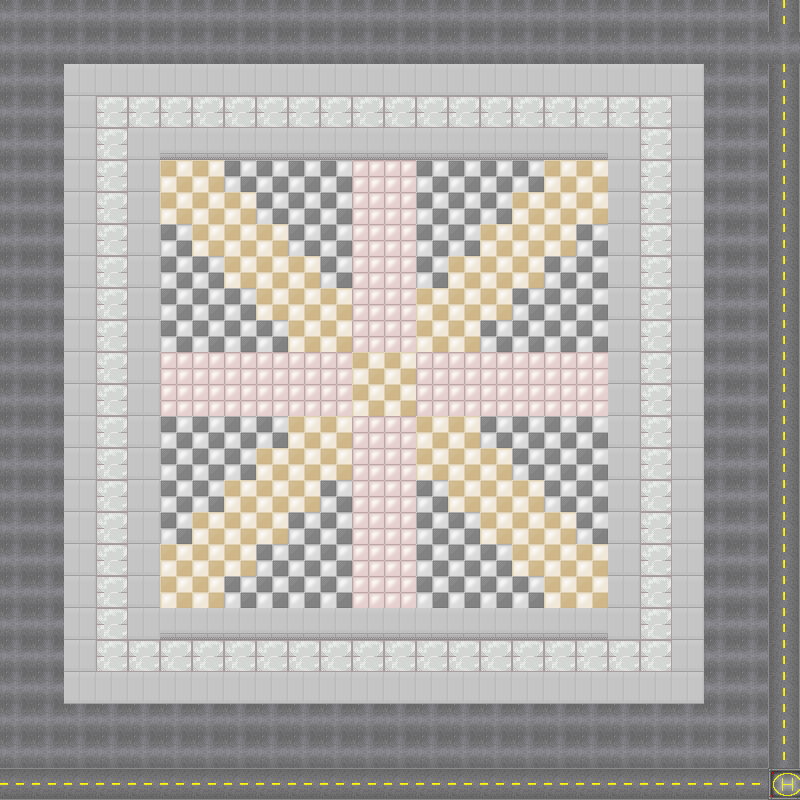

This is a level from a 2D game, rendered from its Tiled map with the project's own tilesets. A one-line summary and the complete map file follow:
An orthogonal 25x25 tile map with 32x32 px tiles, 1 tile layer (Tile Layer 1).

<map version="1.0" orientation="orthogonal" renderorder="right-down" width="25" height="25" tilewidth="32" tileheight="32" nextobjectid="1">
 <tileset firstgid="1" name="tileset" tilewidth="32" tileheight="32" tilecount="345" columns="15">
  <image source="tileset.png" width="480" height="736" />
 </tileset>
 <layer name="Tile Layer 1" width="25" height="25">
  <data encoding="csv">
277,277,277,277,277,277,277,277,277,277,277,277,277,277,277,277,277,277,277,277,277,277,277,277,272,
277,277,277,277,277,277,277,277,277,277,277,277,277,277,277,277,277,277,277,277,277,277,277,277,277,
277,277,11,11,11,11,11,11,11,11,11,11,11,11,11,11,11,11,11,11,11,11,277,277,272,
277,277,11,6,6,6,6,6,6,6,6,6,6,6,6,6,6,6,6,6,6,11,277,277,272,
277,277,11,6,11,10,10,10,10,10,10,10,10,10,10,10,10,10,10,11,6,11,277,277,272,
277,277,11,6,11,4,4,3,3,3,3,2,2,3,3,3,3,4,4,11,6,11,277,277,272,
277,277,11,6,11,4,4,4,3,3,3,2,2,3,3,3,4,4,4,11,6,11,277,277,272,
277,277,11,6,11,3,4,4,4,3,3,2,2,3,3,4,4,4,3,11,6,11,277,277,272,
277,277,11,6,11,3,3,4,4,4,3,2,2,3,4,4,4,3,3,11,6,11,277,277,272,
277,277,11,6,11,3,3,3,4,4,4,2,2,4,4,4,3,3,3,11,6,11,277,277,272,
277,277,11,6,11,3,3,3,3,4,4,2,2,4,4,3,3,3,3,11,6,11,277,277,272,
277,277,11,6,11,2,2,2,2,2,2,4,4,2,2,2,2,2,2,11,6,11,277,277,272,
277,277,11,6,11,2,2,2,2,2,2,4,4,2,2,2,2,2,2,11,6,11,277,277,272,
277,277,11,6,11,3,3,3,3,4,4,2,2,4,4,3,3,3,3,11,6,11,277,277,272,
277,277,11,6,11,3,3,3,4,4,4,2,2,4,4,4,3,3,3,11,6,11,277,277,272,
277,277,11,6,11,3,3,4,4,4,3,2,2,3,4,4,4,3,3,11,6,11,277,277,272,
277,277,11,6,11,3,4,4,4,3,3,2,2,3,3,4,4,4,3,11,6,11,277,277,272,
277,277,11,6,11,4,4,4,3,3,3,2,2,3,3,3,4,4,4,11,6,11,277,277,272,
277,277,11,6,11,4,4,3,3,3,3,2,2,3,3,3,3,4,4,11,6,11,277,277,272,
277,277,11,6,11,10,10,10,10,10,10,10,10,10,10,10,10,10,10,11,6,11,277,277,272,
277,277,11,6,6,6,6,6,6,6,6,6,6,6,6,6,6,6,6,6,6,11,277,277,272,
277,277,11,11,11,11,11,11,11,11,11,11,11,11,11,11,11,11,11,11,11,11,277,277,272,
277,277,277,277,277,277,277,277,277,277,277,277,277,277,277,277,277,277,277,277,277,277,277,277,272,
277,277,277,277,277,277,277,277,277,277,277,277,277,277,277,277,277,277,277,277,277,277,277,277,272,
271,271,271,271,271,271,271,271,271,271,271,271,271,271,271,271,271,271,271,271,271,271,271,271,284
</data>
 </layer>
</map>